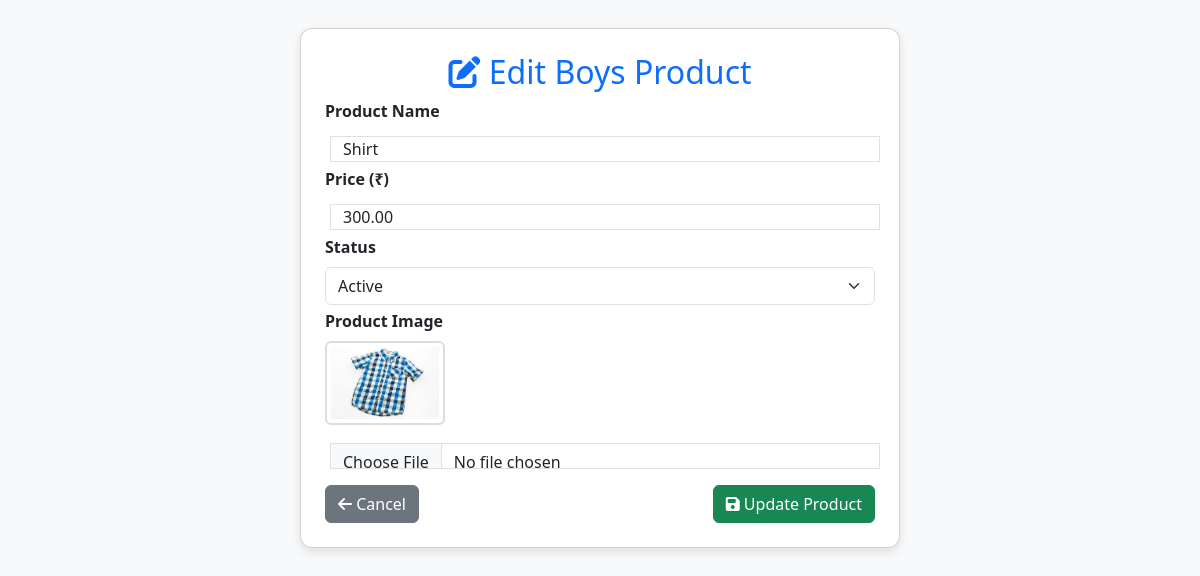
Page /admin/edit_product.php?id=22 on the committed database.
### tables this page shows
CREATE TABLE `boys_product` (
  `id` int(11) NOT NULL,
  `name` varchar(100) NOT NULL,
  `price` decimal(10,2) NOT NULL,
  `image_path` varchar(255) NOT NULL,
  `status` enum('active','inactive') DEFAULT 'active',
  `created_at` timestamp NOT NULL DEFAULT current_timestamp()
);

### admin/edit_product.php (the view, shortened to what this page needs)
<?php
$conn = new mysqli("localhost", "root", "", "ecommerce_db");
$id = intval($_GET['id']);
$section = $_GET['section'] ?? 'boys';
$table = ($section === 'girls') ? "girls_product" : "boys_product";
$result = $conn->query("SELECT * FROM $table WHERE id = $id");
$product = $result->fetch_assoc();
?>
<!DOCTYPE html>
<html lang="en">
<head>
    <link rel="stylesheet" href="/e-commerce/admin/assets/bootstrap.min.css">
    <link rel="stylesheet" href="https://cdnjs.cloudflare.com/ajax/libs/font-awesome/6.4.0/css/all.min.css">
</head>
<body class="p-4">
    <div class="container">
        <div class="card p-4 mt-1">
            <h2 class="mb-1 text-center text-primary">
                <i class="fa-solid fa-pen-to-square"></i> Edit <?php echo ucfirst($section); ?> Product
            </h2>
            <form method="post" enctype="multipart/form-data" class="mt-1">
                <div class="mb-1">
                    <label class="form-label">Product Name</label>
                    <input type="text" name="name" value="<?php echo htmlspecialchars($product['name']); ?>"
                        class="form-control" required
                        oninput="this.value = this.value.replace(/[^a-zA-Z0-9 ]/g, '');">
                </div>
                <div class="mb-1">
                    <label class="form-label">Price (₹)</label>
                    <input type="number" step="0.01" name="price" value="<?php echo $product['price']; ?>"
                        class="form-control" required>
                </div>
                <div class="mb-1">
                    <label class="form-label">Status</label>
                    <select name="status" class="form-select">
                        <option value="active" <?php if ($product['status']==='active') echo 'selected'; ?>>Active</option>
                    </select>
                </div>
                <div class="mb-3">
                    <label class="form-label">Product Image</label><br>
                    <img src="<?php echo $product['image_path']; ?>" class="preview" width="120">
                    <input type="file" name="image" class="form-control mt-2">
                </div>
                <div class="d-flex justify-content-between">
                    <a href="dashboard.php" class="btn btn-secondary">
                        <i class="fa-solid fa-arrow-left"></i> Cancel
                    </a>
                    <button type="submit" class="btn btn-success">
                        <i class="fa-solid fa-floppy-disk"></i> Update Product
                    </button>
                </div>
            </form>
        </div>
    </div>
</body>
</html>

### admin/edit_product.php (style rules this page uses)
body { background: #f8f9fa; }
.card { width: 600px; margin: auto; border-radius: 12px; box-shadow: 0px 4px 10px rgba(0, 0, 0, 0.1); }
.form-label { font-weight: 600; }
img.preview { border: 2px solid #ddd; border-radius: 6px; padding: 4px; margin-bottom: 10px; }

### rows in the picture
boys_product: name "Shirt", price "300.00", status "Active", image_path (picture)

### other values in the picture
$section "Boys"
